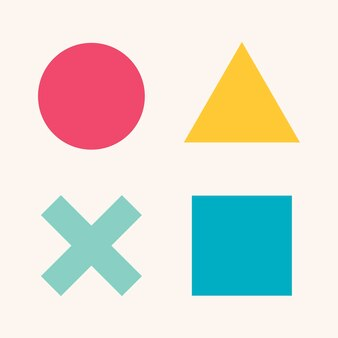
#> input picture shapes.jpg, 338 x 338 px
$ python shapeDetection.py
#> lines starting #> are read from the running program, lines starting #| are printed output that depends on the picture; after the words box and inside, x2 and y2 are one past the last pixel; in counts of white or black regions, pixels touching at a corner belong together
import cv2 as cv

img = cv.imread("shapes.jpg")
#> img is the input picture: shape (338, 338, 3); mean B, G, R 214, 221.8, 224
imgGray = cv.cvtColor(img, cv.COLOR_BGR2GRAY)
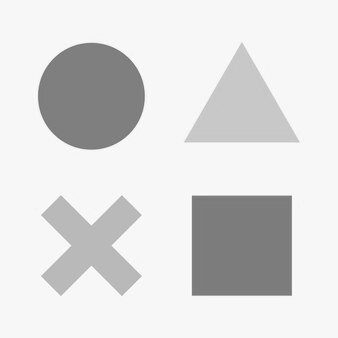
#> imgGray: shape (338, 338); min 107, max 255, mean 221.3
_, thresh = cv.threshold(imgGray, 200, 255, cv.THRESH_BINARY_INV) # Use THRESH_BINARY_INV to invert the threshold
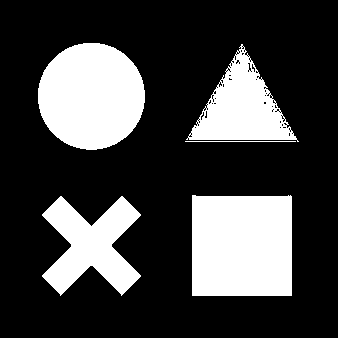
#> thresh: shape (338, 338); 26.1% white; 5 white regions
contours, hierarchy = cv.findContours(thresh, cv.RETR_EXTERNAL, cv.CHAIN_APPROX_SIMPLE)
#> contours = 5 contours, 1 with area under 20; largest, box (x1, y1, x2, y2) and area: (192, 195, 292, 296) 9806, (38, 43, 145, 150) 8850, (42, 196, 141, 296) 5360, (186, 44, 299, 142) 5188
thresh_color = cv.cvtColor(thresh, cv.COLOR_GRAY2BGR)
#> thresh_color: shape (338, 338, 3); 26.1% white; 5 white regions, box (x1, y1, x2, y2) and area: (192, 195, 292, 296) 10006, (38, 43, 145, 150) 9001, (42, 196, 141, 296) 5522, (186, 44, 299, 142) 5126, (185, 141, 296, 142) 111
cv.drawContours(thresh_color, contours, -1, (0, 255, 0), 4)
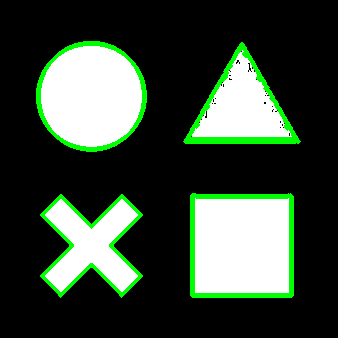
#> thresh_color: shape (338, 338, 3); mean B, G, R 57.7, 73.1, 57.7

i = 0

for contour in contours:
    if i==0:     # here we are ignoring first counter because  !!!!!!!!!
                # findcontour function detects whole image as shape!!!!!!!!!!
        i=1
        continue
    approx = cv.approxPolyDP(contour, 0.01*cv.arcLength(contour, True), True)
    if len(approx)==3:
        print("Triangle, ")
    if len(approx)==4:
        print("Rectangle, ")
    if len(approx)>5:
        print("Dont know exactly")
#> this loop made 5 passes
#> i on pass 1: 1
#> approx on passes 2 to 4: [[192, 195], [192, 295], [291, 295], [291, 196]], [[185, 141], [295, 141]], [[241, 44], [186, 139], [298, 141]]
#| Rectangle,
#| Triangle,
#| Dont know exactly
#> after the loop, i = 1

cv.imshow("Contours on Shapes", thresh_color)
cv.waitKey(0)
cv.destroyAllWindows()
